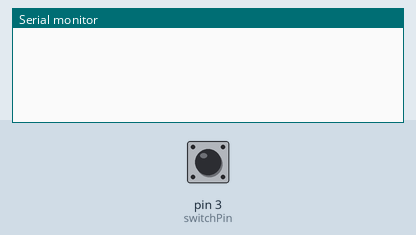
This sketch was run on a simulated Arduino Uno, built with avr-gcc and run on an emulated ATmega328P. Shown: the last lines printed to the serial monitor. The test bench sets the inputs (shaded band); at power-on: pin 3 (switchPin) LOW.

Above: at 1.2 s.
1.3 s: pin 3 (switchPin) pulled HIGH for 0.15 s
At 7.2 s:
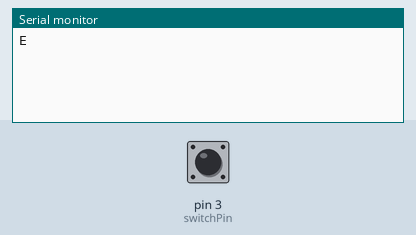
7.4 s: pin 3 (switchPin) pulled HIGH for 1 s
At 14.9 s:
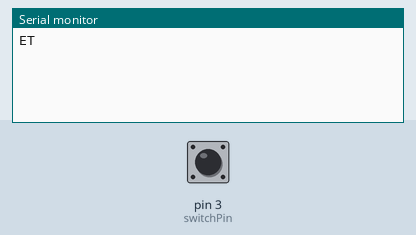

Measured:
- after the input at 1.3 s, the serial monitor: prints a new line after 5.1 s (image 1)
- after the input at 7.4 s, the serial monitor: prints a new line after 6.0 s (image 2)

The sketch:

Letter_printing_E_and_T.ino
```cpp
/*
 *  Dot and Dash Separation Program
 */

// Parameters
int HOLD_DELAY = 500;    // Sets the hold delay for the signal to be interpreted as a dash
int CLICK_DELAY = 20;    // singal minimum length to be a dot - avoid debounce
int switchPin  = 3;      // Switch is connected to pin 3

// In-Program Variables
unsigned long start_hold;
boolean allow = false;
boolean pressed = false;
int sw_state;            // nextstate system
int sw_laststate = LOW;
int counter = 0;
int signals[4] = {0,0,0,0};


unsigned long start;
unsigned long passed_time;

// Setup
void setup()
{
  Serial.begin(115200);
  pinMode(switchPin, INPUT);    // Set the switch pin as input
}

// Loop
void loop()
{
    sw_state = digitalRead(switchPin);             // read input value

    dotOrDash();


} // end void loop

// store morse signals in array signal
void setSignals(int count, int value )
{
  signals[count-1] = value;
} // end setSignal


// function returns a dot or dash value
void dotOrDash()
{

  if (sw_state == HIGH && sw_laststate == LOW)
  {  // for button pressing
    start_hold = millis();                       // mark the time
    allow = true;    // allow LED state changes
    pressed = true;
  } // end if

  // dash
  if( allow == true && sw_state == HIGH && sw_laststate == HIGH)
  {  // if button remains pressed
      if ((millis() - start_hold) >= HOLD_DELAY)
      {                   // for longer than x/1000 sec(s)
         allow = false;         // prevent multiple state changes
         //Serial.println("Dash");
         counter++;
         setSignals(counter, 2);
         //Serial.println(counter);
         start = millis();

      } // end inner if
  } // end outer if

  // dot
  if( allow == true && sw_state == LOW && sw_laststate == HIGH)
  {

    if( (millis() - start_hold) < HOLD_DELAY && ((millis()-start_hold) > CLICK_DELAY))
    {
      allow = false;
      //Serial.println("Dot");
      counter++;
      setSignals(counter, 1);
      //Serial.println(counter);
      start = millis();
    }
  } // end outer if

  if( sw_state == HIGH && sw_laststate == HIGH)
  {
    start = millis();
  }


   // reset data and call function interpret to display character equivalent to morse code
   if( pressed == true && sw_state == LOW && sw_laststate == LOW)
   {
     passed_time = millis()-start;
     if(passed_time > 5000)
     {
       pressed = false;
       //Serial.println("5 seconds passed");
       displayChar(counter);
       counter = 0;
     } // end inner if
   } // end if

  sw_laststate = sw_state;
} // end dotOrDash

// display char equal to signs input
void displayChar(int count)
{
  switch (count)
  {
    case 1:
      if(signals[0] == 1)
        Serial.print("E");
      else if(signals[0]==2)
        Serial.print("T");
      break;
    case 2:

      break;
    case 3:
      break;
    case 4:
      break;
    default:
      break;
        Serial.print("Invalid Combination Found!");
  } // end switch

  for(int i = 0; i < 4; i++)
  {
    signals[i] = 0;
  } // end for loop
} // end display char
```
